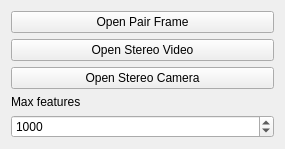
<?xml version="1.0" encoding="UTF-8"?>
<ui version="4.0">
 <class>MainWindow</class>
 <widget class="QMainWindow" name="MainWindow">
  <property name="geometry">
   <rect>
    <x>0</x>
    <y>0</y>
    <width>285</width>
    <height>141</height>
   </rect>
  </property>
  <property name="windowTitle">
   <string>MainWindow</string>
  </property>
  <widget class="QWidget" name="centralWidget">
   <layout class="QVBoxLayout" name="verticalLayout">
    <item>
     <widget class="QPushButton" name="btnOpenPairFrame">
      <property name="text">
       <string>Open Pair Frame</string>
      </property>
     </widget>
    </item>
    <item>
     <widget class="QPushButton" name="btnOpenStereoVideo">
      <property name="text">
       <string>Open Stereo Video</string>
      </property>
     </widget>
    </item>
    <item>
     <widget class="QPushButton" name="btnOpenStereoCam">
      <property name="text">
       <string>Open Stereo Camera</string>
      </property>
     </widget>
    </item>
    <item>
     <widget class="QLabel" name="lblMaxFeatures">
      <property name="text">
       <string>Max features</string>
      </property>
     </widget>
    </item>
    <item>
     <widget class="QSpinBox" name="sbMaxFeatures">
      <property name="minimum">
       <number>500</number>
      </property>
      <property name="maximum">
       <number>5000</number>
      </property>
      <property name="singleStep">
       <number>100</number>
      </property>
      <property name="value">
       <number>1000</number>
      </property>
     </widget>
    </item>
   </layout>
  </widget>
 </widget>
 <layoutdefault spacing="6" margin="11"/>
 <resources/>
 <connections/>
</ui>
